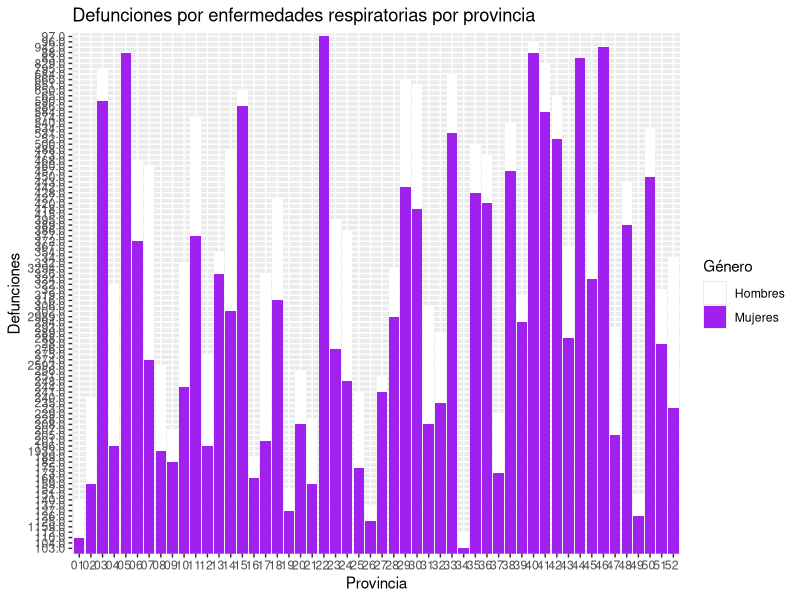
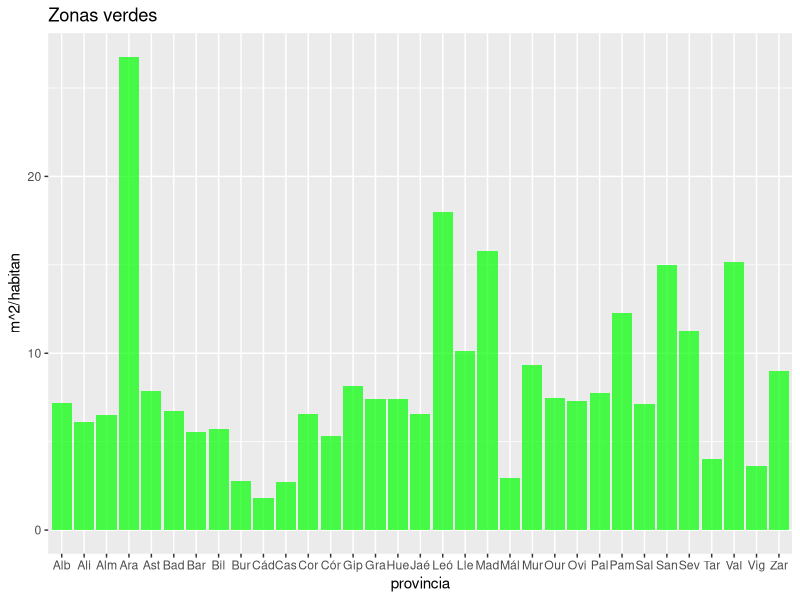
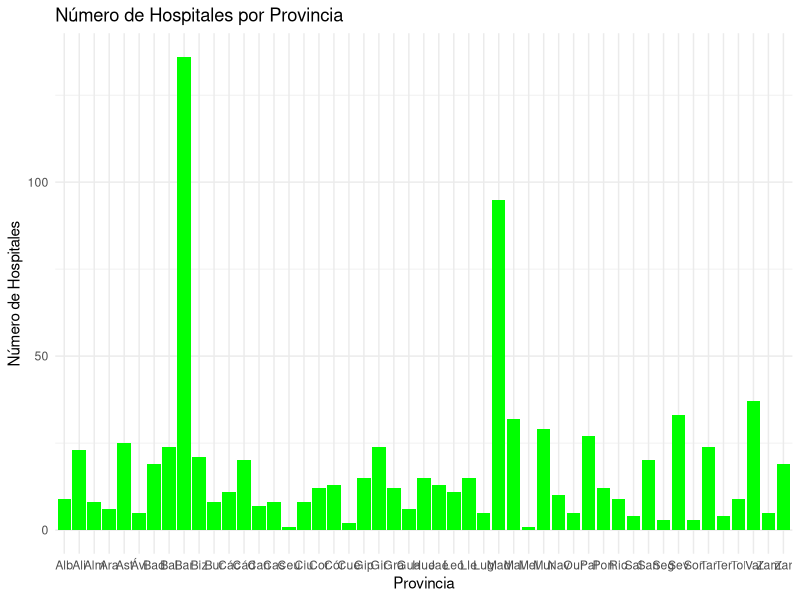

Here is the R script that generated these plots, in order:
## ---- chunk 1
knitr::opts_chunk$set(echo = TRUE)
## ---- chunk 2
library(readxl)
library(dplyr)
library(tidyverse)#preguntar si con este es sufi
library(ggplot2)
library(tidyverse)

## ---- chunk 3
defuncion <-read_excel("defunciones.xlsx")
defuncion_resp<-defuncion %>%
  slice(1337:1500)%>%
  select(1,3)%>%
  rename(Provincia = 1, defunciones= 2)
## ---- chunk 4
defuncion_resp_total<-defuncion_resp %>%
  slice(2:53)%>%
  select(1,2)

knitr::kable(defuncion_resp_total)

## ---- chunk 5
defuncion_resp_mujeres<-defuncion_resp %>%
  slice(112:163)%>%
  select(1,2)%>%
  rename(defunciones_mujeres= 2)
knitr::kable(defuncion_resp_mujeres)
## ---- chunk 6
defuncion_resp_hombres<-defuncion_resp %>%
  slice(57:108)%>%
  select(1,2)%>%
  rename(defunciones_hombres= 2)

knitr::kable(defuncion_resp_hombres)
## ---- chunk 7
# combinar
defuncion_resp_combinada <- merge(defuncion_resp_hombres, defuncion_resp_mujeres, by = "Provincia")
defuncion_resp_combinada$Provincia <- substr(defuncion_resp_combinada$Provincia, 1,3)
ggplot(defuncion_resp_combinada, aes(x = Provincia)) +
  geom_bar(aes(y = defunciones_hombres, fill = "Hombres"), position = "dodge", stat = "identity") +
  geom_bar(aes(y = defunciones_mujeres, fill = "Mujeres"), position = "dodge", stat = "identity") +
  labs(title = "Defunciones por enfermedades respiratorias por provincia",
       x = "Provincia",
       y = "Defunciones",
       fill = "Género") +



  scale_fill_manual(values = c("Hombres" = "white", "Mujeres" = "purple"))

## ---- chunk 8
zonas_verdes <- read_excel("zonas_verdes.xlsx")

## ---- chunk 9
Zonas_verdes_3 <- zonas_verdes
Zonas_verdes_3$Ciudad <- substr(Zonas_verdes_3$Ciudad, 1,3)
ggplot(Zonas_verdes_3, aes(x= Ciudad, y=`Parques m²/hab`))+ geom_bar(stat = "identity",fill = "green", alpha = 0.7) +
  labs(title = "Zonas verdes", x = "provincia", y = "m^2/habitan")
zonas_verdes<- zonas_verdes%>%
  rename(Provincia=1)
## ---- chunk 10
datos <-read_excel("CNH_2021.xlsx")
conteo_por_provincia <- datos %>%
  group_by(Provincia) %>%
  summarize(Numero_Hospitales = n_distinct(`Nombre Centro`))
knitr::kable(conteo_por_provincia)
## ---- chunk 11
conteo_por_provincia$Provincia <- substr(conteo_por_provincia$Provincia, 1,3)

ggplot(conteo_por_provincia, aes(x = Provincia, y = Numero_Hospitales)) +
  geom_bar(stat = "identity", fill = "green") +
  labs(title = "Número de Hospitales por Provincia",
       x = "Provincia",
       y = "Número de Hospitales") +
  theme_minimal()



## ---- chunk 12


## ---- chunk 13
Zona_defu <- inner_join(x=defuncion_resp_total,y=zonas_verdes)

knitr::kable(Zona_defu)
